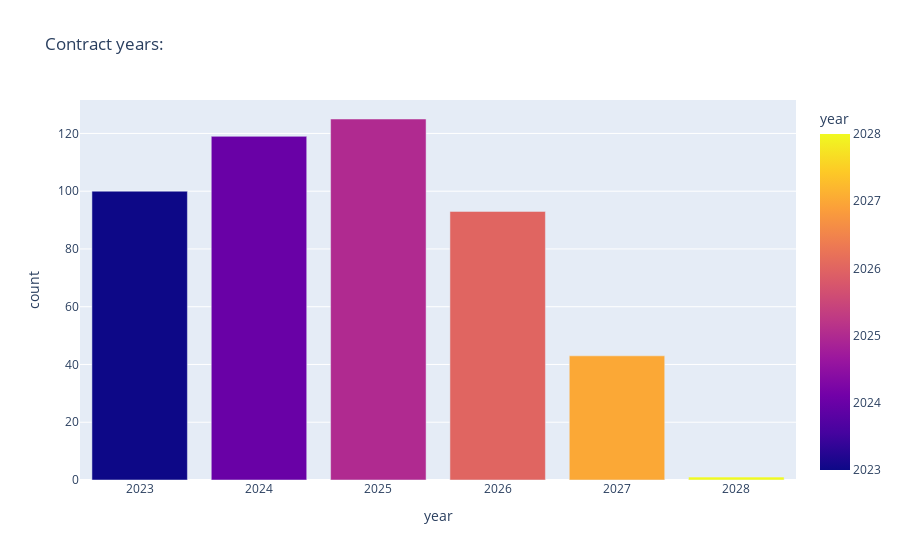

The notebook cell saved with this chart:
### Markdown cell above
## 5- The Contract years:

### Code cell
import pandas as pd

# Assuming the column is named 'contract_expires'
datas['contract_expires'] = pd.to_datetime(datas['contract_expires'])
datas['year'] = datas['contract_expires'].dt.year
contract=datas['year'].value_counts().reset_index()
# print(contract.columns)
fig=px.bar(data_frame=contract,x=contract['year'],y=contract['count'],orientation='v', color='year',title=" Contract years:")
fig.write_image('retire.png',format='png')
fig.show()

### Figure 1 — Plotly figure (JSON) as saved in the notebook; plotly's stock layout.template omitted (floating-point values rounded to 4 significant figures)
{"data": [{"alignmentgroup": "True", "hovertemplate": "year=%{marker.color}<br>count=%{y}<extra></extra>", "legendgroup": "", "marker": {"color": [2025, 2024, 2023, 2026, 2027, 2028], "coloraxis": "coloraxis", "pattern": {"shape": ""}}, "name": "", "offsetgroup": "", "orientation": "v", "showlegend": false, "textposition": "auto", "type": "bar", "x": [2025, 2024, 2023, 2026, 2027, 2028], "xaxis": "x", "y": [125, 119, 100, 93, 43, 1], "yaxis": "y"}], "layout": {"barmode": "relative", "coloraxis": {"colorbar": {"title": {"text": "year"}}, "colorscale": [[0, "#0d0887"], [0.1111, "#46039f"], [0.2222, "#7201a8"], [0.3333, "#9c179e"], [0.4444, "#bd3786"], [0.5556, "#d8576b"], [0.6667, "#ed7953"], [0.7778, "#fb9f3a"], [0.8889, "#fdca26"], [1, "#f0f921"]]}, "legend": {"tracegroupgap": 0}, "title": {"text": " Contract years:"}, "xaxis": {"anchor": "y", "domain": [0, 1], "title": {"text": "year"}}, "yaxis": {"anchor": "x", "domain": [0, 1], "title": {"text": "count"}}}}
